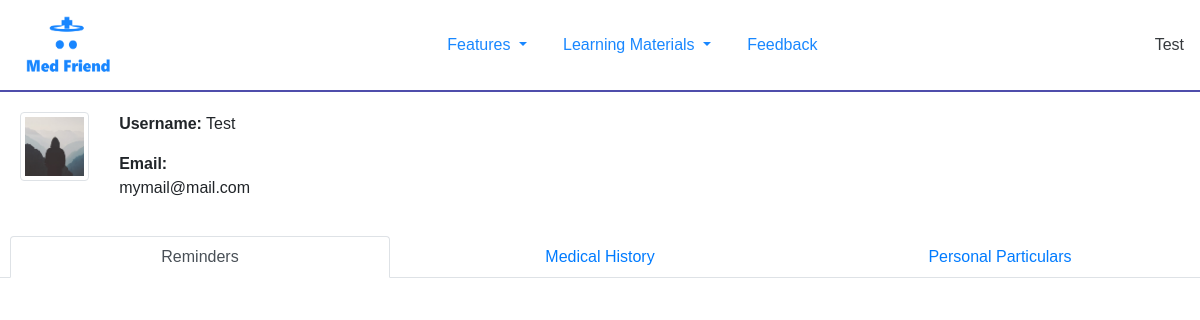
/Profile (signed in), run on an earlier commit of the app's database.
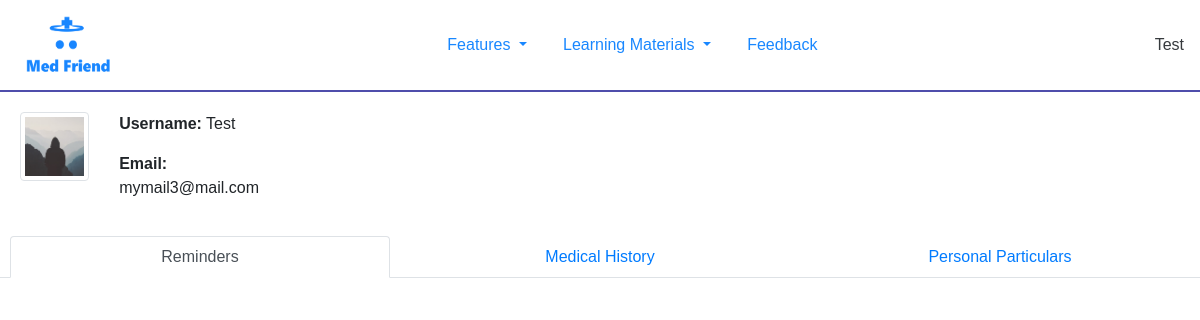
And on a later commit of the database.
### Flask/Models.py (models this page shows, shortened)
class User(db.Model, UserMixin):
    id = db.Column(db.Integer, primary_key=True)
    username = db.Column(db.String(20), unique=True, nullable=False)
    email = db.Column(db.String(120), unique=True, nullable=False)
    password = db.Column(db.String(60), nullable=False)
    image_file = db.Column(db.String(20), nullable=False, default='default.jpg')
    personal_profile = db.relationship('Personal_Profile', backref='person')
    admissions = db.relationship('Admissions', backref="person")
    surgeries = db.relationship('Surgeries', backref="person")
    blood_transfusions = db.relationship('Blood_Transfusions', backref='person')
    allergies = db.relationship('Allergies', backref="person")
    vaccinations = db.relationship('Vaccinations', backref="person")

### Flask/users/routes.py (the view)
@users.route("/Profile", methods = ['POST', 'GET'])
@login_required
def account():
    image_files = url_for('static', filename=f"images/Profile_Picture/{current_user.image_file}")
    return render_template("Users/profile.html", title="Profile",
                           image_file=image_files)

### Flask/Models.py (called while the page is built)
@login_manager.user_loader
def load_user(user_id):
    return User.query.get(int(user_id))

### Flask/templates/Users/profile.html (shortened to what this page needs)
{% extends "layout.html" %}
{% block content %}
<link rel="stylesheet" type="text/css" href="{{ url_for('static', filename='css/profile.css') }}" />
<div id="profilecontainer" class="container-fluid">
    <div class="row justify-content-start">
        <div id="picture" class="col-lg-1">
            <img id="userprofilepic" src="{{ image_file }}" class="img-fluid img-thumbnail" data-toggle="modal"
                data-target="#picchange">
        </div>
        <div class="col-2">
            <p>
                <b>Username:</b>
                {{ current_user.username }}
            </p>
            <p>
                <b> Email:</b>
                {{ current_user.email }}
            </p>
        </div>
    </div>
</div>
<div id="moreinfo">
    <nav>
        <ul class="nav nav-tabs nav-justified">
            <li class="nav-item">
                {% if title == "Reminder" or title == "Profile" %}
                <a id="remindernav" class="nav-link active" href="{{ url_for('users.profile_reminder') }}">Reminders</a>
                {% else %}
                <a id="remindernav" class="nav-link" href="{{ url_for('users.profile_reminder') }}">Reminders</a>
                {% endif %}
            </li>
            <li class="nav-item">
                {% if title == "History" %}
                <a id="medicalhistorynav" class="nav-link active" href="{{ url_for('users.profile_history') }}">Medical
                    History</a>
                {% else %}
                <a id="medicalhistorynav" class="nav-link" href="{{ url_for('users.profile_history') }}">Medical History</a>
                {% endif %}
            </li>
            <li class="nav-item">
                {% if title == "Edit" %}
                <a id="userinfonav" class="nav-link active" href="{{ url_for('users.profile_edit') }}">Personal Particulars</a>
                {% else %}
                <a id="userinfonav" class="nav-link" href="{{ url_for('users.profile_edit') }}">Personal Particulars</a>
                {% endif %}
            </li>
        </ul>
    </nav>
</div>
{% endblock %}

### Flask/templates/layout.html (shortened to what this page needs)
<!DOCTYPE html>
<html lang="en">
<head>
    <link rel="stylesheet" href="https://stackpath.bootstrapcdn.com/bootstrap/4.1.3/css/bootstrap.min.css"
>
    <link rel="stylesheet" type="text/css" href="{{ url_for('static', filename='css/navbar.css') }}" />
    <link rel="stylesheet" type="text/css" href="{{ url_for('static', filename='css/home.css') }}" />
    <link rel="stylesheet" type="text/css" href="{{ url_for('static', filename='css/signup.css') }}" />
</head>
<body>
    <nav id="#navbarSupportedContent" class="navbar navbar-expand-lg navbar-custom justify-content-center sticky-top">
        <a class="navbar-brand mr-0" href="{{ url_for('main.index') }}" id="brandlogo">
            <img src="../static/images/Logo.png" alt="" class="img-fluid" style="height:8vh">
        </a>
        <div class="collapse navbar-collapse justify-content-between align-items-center w-100" id="navbarSupportedContent">
            <ul class="navbar-nav mx-auto text-center">
                <li class="nav-item dropdown active">
                    <a class="nav-link dropdown-toggle" href="#" id="navbarDropdown" role="button" data-toggle="dropdown"
                        aria-haspopup="true" aria-expanded="false">
                        Features
                    </a>
                </li>
                <li class="nav-item dropdown active">
                    <a class="nav-link dropdown-toggle" href="#" id="navbarDropdown" role="button" data-toggle="dropdown"
                        aria-haspopup="true" aria-expanded="false">
                        Learning Materials
                    </a>
                </li>
                <a class="nav-link active" href="{{ url_for('feedback.form_page') }}">Feedback</a>
            </ul>
            <ul id="rightside" class="nav navbar-nav flex-row justify-content-center flex-nowrap">
                {% if current_user.is_authenticated %}
                <li class="nav-item dropdown active" data-toggle="dropdown" aria-haspopup="true" aria-expanded="false">
                    {{ current_user.username }}
                </li>
                {% else %}
                    <a href="{{ url_for('users.login') }}" class="nav-link active"> Login </a>
                {% endif %}
            </ul>
        </div>
    </nav>
    <div>
        {% block content %}{% endblock content%}
    </div>
</body>
</html>

What changed in the data, as far as the page shows it:
changed User "Test": email "mymail@mail.com" → "mymail3@mail.com"
